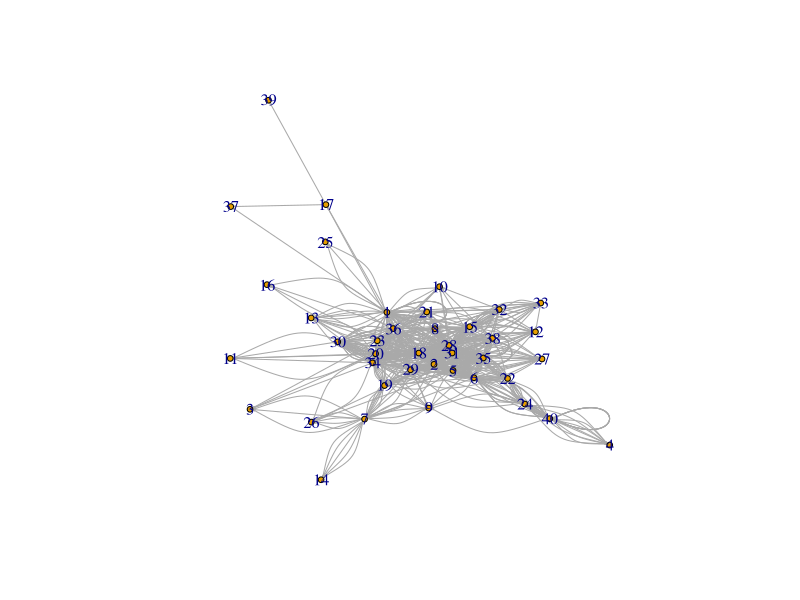
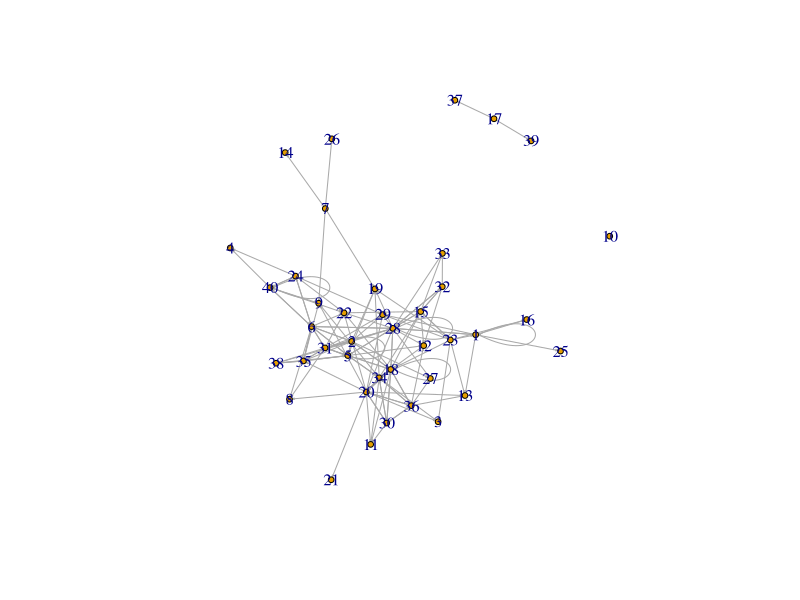
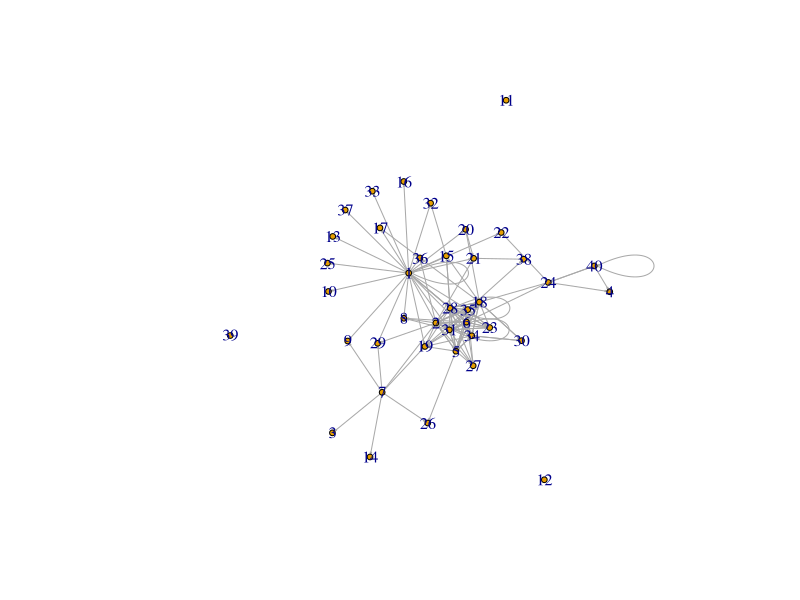
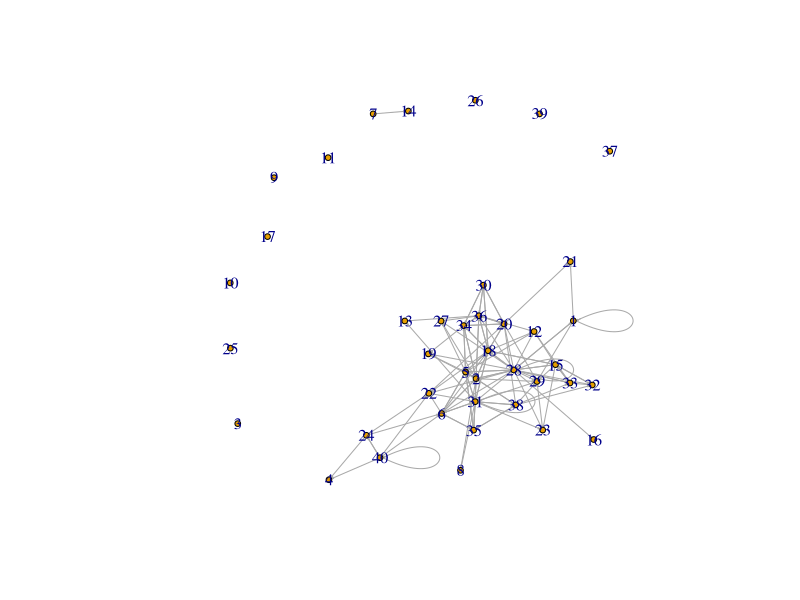
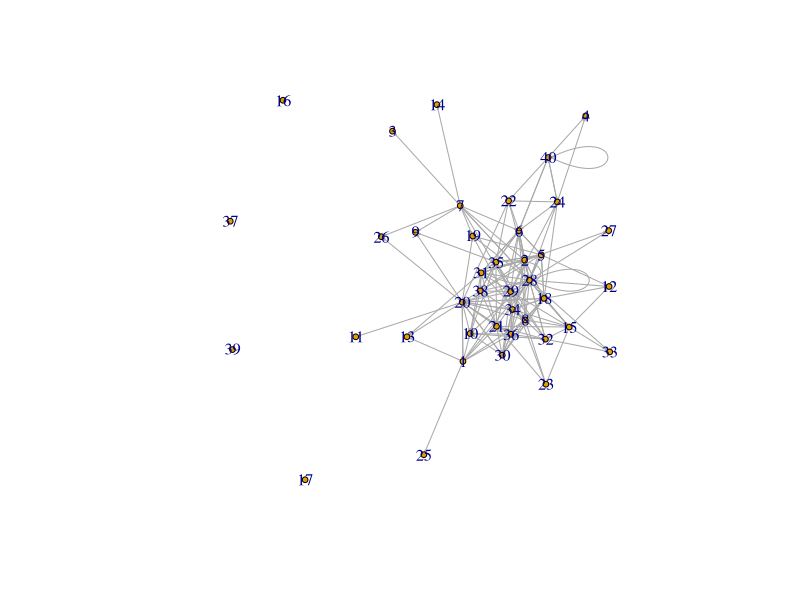
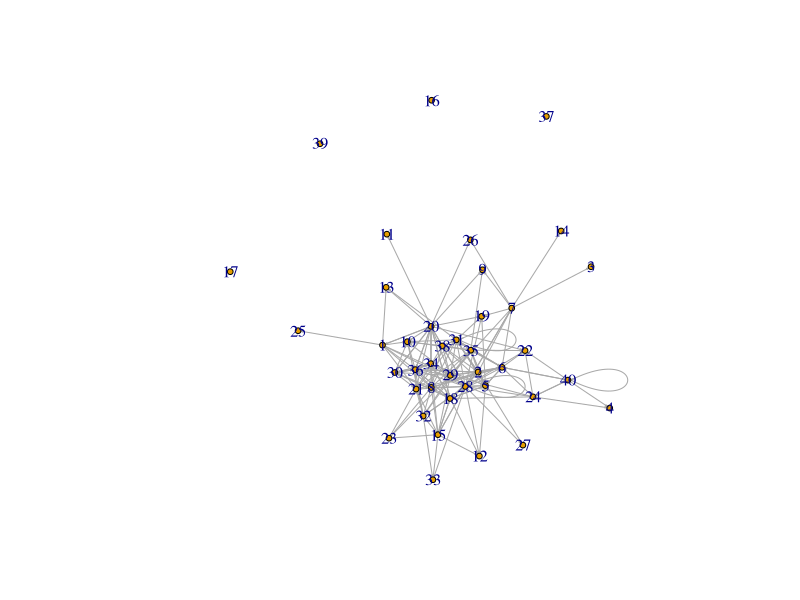

Generate these figures, in order, with R:
## ---- chunk 1
knitr::opts_chunk$set(echo = TRUE)
library(plyr)
library(readxl)
library(tidyverse)
library(network)
library(igraph)
## ---- chunk 2
#Preparing the data
network_data <- read_excel("hw10.xlsx")
# nodelist
nodelist0 <- read_excel("hw10.xlsx")[-1,]
  
colnames(nodelist0) <- c("ID",1:40, "personality")

#nodelist <- nodelist0 %>%
#  select(ID,personality) %>%
# drop_na()

# create a dataset for nodelist 
nodelist <- read_excel("for_nodelist.xlsx")

# edgelist
# out-tie is the participant
# in-ties are the people the respondent are answering questions about
# tie-type: 1) I have texted in the last 7 days, 2) I have met during my time in MBDS, 3) Is my friend,
# 4) I asked for advice/help, 5) Asks me for help/advice
 
edge <- nodelist0 %>%
  pivot_longer(col = -c(ID, personality), names_to = "in-tie", values_to = "value")  

rename(edge, c("out-tie" = "ID")) -> edge

edgelist <- separate_rows(edge, value, sep = ",")

edgelist <- edgelist %>%
  select(!personality)  

edgelist <- rename(edgelist, setNames("value","tie_type"))
 
edgelist <- edgelist %>%
  drop_na()

newnetwork <- graph_from_data_frame(d = edgelist, vertices = nodelist, directed = TRUE)
plot(newnetwork, edge.arrow.size = 0.1, vertex.size = 3)
## ---- chunk 3
#for tie-type1
#network
edgelist1 = subset(edgelist, tie_type == 1)
newnetwork1 <- graph_from_data_frame(d = edgelist1, vertices = nodelist, directed = TRUE)
plot(newnetwork1, edge.arrow.size = 0.1, vertex.size = 3)
#Degree Centrality 
degree(newnetwork1, mode="in")
centr_degree(newnetwork1, mode="in", normalized=T)
degree(newnetwork1, mode="out")
centr_degree(newnetwork1, mode="out", normalized=T)
degree(newnetwork1, mode="all")
centr_degree(newnetwork1, mode="all", normalized=T)
#Closeness Centrality
closeness(newnetwork1, mode="all", weights=NA)
#Eigenvector Centrality
eigen_centrality(newnetwork1, directed=T, weights=NA)
#Betweenness Centrality
betweenness(newnetwork1, directed=T, weights=NA)
#Similarity
assortativity_degree(newnetwork1, directed=T)
net1 <- graph_from_data_frame(d = edgelist1,vertices = nodelist,directed = TRUE)
#Remove missing values from nodelist 
net1.0 = subgraph(net1, v = nodelist$ID[!is.na(nodelist$personality)])
assortativity_degree(net1.0, directed=T)
assortativity(net1.0, V(net1.0)$personality, directed=T)
## ---- chunk 4
#for tie-type2
#network
edgelist2 = subset(edgelist, tie_type == 2)
newnetwork2 <- graph_from_data_frame(d = edgelist2, vertices = nodelist, directed = TRUE)
plot(newnetwork2, edge.arrow.size = 0.1, vertex.size = 3)
#Degree Centrality 
degree(newnetwork2, mode="in")
centr_degree(newnetwork2, mode="in", normalized=T)
degree(newnetwork2, mode="out")
centr_degree(newnetwork2, mode="out", normalized=T)
degree(newnetwork2, mode="all")
centr_degree(newnetwork2, mode="all", normalized=T)
#Closeness Centrality
closeness(newnetwork2, mode="all", weights=NA)
#Eigenvector Centrality
eigen_centrality(newnetwork2, directed=T, weights=NA)
#Betweenness Centrality
betweenness(newnetwork2, directed=T, weights=NA)
#Similarity 
assortativity_degree(newnetwork2, directed=T)
net2 <- graph_from_data_frame(d = edgelist2,vertices = nodelist,directed = TRUE)
#Remove missing values from nodelist 
net2.0 = subgraph(net2, v = nodelist$ID[!is.na(nodelist$personality)])
assortativity_degree(net2.0, directed=T)
assortativity(net2.0, V(net2.0)$personality, directed=T)
## ---- chunk 5
#for tie-type3
#network
edgelist3 = subset(edgelist, tie_type == 3)
newnetwork3 <- graph_from_data_frame(d = edgelist3, vertices = nodelist, directed = TRUE)
plot(newnetwork3, edge.arrow.size = 0.1, vertex.size = 3)
#Degree Centrality 
degree(newnetwork3, mode="in")
centr_degree(newnetwork3, mode="in", normalized=T)
degree(newnetwork3, mode="out")
centr_degree(newnetwork3, mode="out", normalized=T)
degree(newnetwork3, mode="all")
centr_degree(newnetwork3, mode="all", normalized=T)
#Closeness Centrality
closeness(newnetwork3, mode="all", weights=NA)
#Eigenvector Centrality
eigen_centrality(newnetwork3, directed=T, weights=NA)
#Betweenness Centrality
betweenness(newnetwork3, directed=T, weights=NA)
#Similarity 
assortativity_degree(newnetwork3, directed=T)
net3 <- graph_from_data_frame(d = edgelist3,vertices = nodelist,directed = TRUE)
#Remove missing values from nodelist 
net3.0 = subgraph(net3, v = nodelist$ID[!is.na(nodelist$personality)])
assortativity_degree(net3.0, directed=T)
assortativity(net3.0, V(net3.0)$personality, directed=T)
## ---- chunk 6
#for tie-type4
#network
edgelist4 = subset(edgelist, tie_type == 4)
newnetwork4 <- graph_from_data_frame(d = edgelist4, vertices = nodelist, directed = TRUE)
plot(newnetwork4, edge.arrow.size = 0.1, vertex.size = 3)
#Degree Centrality 
degree(newnetwork4, mode="in")
centr_degree(newnetwork4, mode="in", normalized=T)
degree(newnetwork4, mode="out")
centr_degree(newnetwork4, mode="out", normalized=T)
degree(newnetwork4, mode="all")
centr_degree(newnetwork4, mode="all", normalized=T)
#Closeness Centrality
closeness(newnetwork4, mode="all", weights=NA)
#Eigenvector Centrality
eigen_centrality(newnetwork4, directed=T, weights=NA)
#Betweenness Centrality
betweenness(newnetwork4, directed=T, weights=NA)
#Similarity measure
assortativity_degree(newnetwork4, directed=T)
net4 <- graph_from_data_frame(d = edgelist4,vertices = nodelist,directed = TRUE)
#Remove missing values from nodelist 
net4.0 = subgraph(net4, v = nodelist$ID[!is.na(nodelist$personality)])
assortativity_degree(net4.0, directed=T)
assortativity(net4.0, V(net4.0)$personality, directed=T)
## ---- chunk 7
#for tie-type5
#network
edgelist5 = subset(edgelist, tie_type == 5)
newnetwork5 <- graph_from_data_frame(d = edgelist5, vertices = nodelist, directed = TRUE)
plot(newnetwork4, edge.arrow.size = 0.1, vertex.size = 3)
#Degree Centrality 
degree(newnetwork5, mode="in")
centr_degree(newnetwork5, mode="in", normalized=T)
degree(newnetwork5, mode="out")
centr_degree(newnetwork5, mode="out", normalized=T)
degree(newnetwork5, mode="all")
centr_degree(newnetwork5, mode="all", normalized=T)
#Closeness Centrality
closeness(newnetwork5, mode="all", weights=NA)
#Eigenvector Centrality
eigen_centrality(newnetwork5, directed=T, weights=NA)
#Betweenness Centrality
betweenness(newnetwork5, directed=T, weights=NA)
#Similarity measure
assortativity_degree(newnetwork5, directed=T)
net5 <- graph_from_data_frame(d = edgelist5,vertices = nodelist,directed = TRUE)
#Remove missing values from nodelist 
net5.0 = subgraph(net5, v = nodelist$ID[!is.na(nodelist$personality)])
assortativity_degree(net5.0, directed=T)
assortativity(net5.0, V(net5.0)$personality, directed=T)
## ---- chunk 8
nodelist$introvert = nodelist$personality == 1

net1.1 <- graph_from_data_frame(d = edgelist1, vertices = nodelist, directed = TRUE)
net2.1 <- graph_from_data_frame(d = edgelist2, vertices = nodelist, directed = TRUE)
net3.1 <- graph_from_data_frame(d = edgelist3, vertices = nodelist, directed = TRUE)
net4.1 <- graph_from_data_frame(d = edgelist4, vertices = nodelist, directed = TRUE)
net5.1 <- graph_from_data_frame(d = edgelist5, vertices = nodelist, directed = TRUE)

net1.2 = subgraph(net1.1, v = nodelist$ID[!is.na(nodelist$introvert)])
net2.2 = subgraph(net2.1, v = nodelist$ID[!is.na(nodelist$introvert)])
net3.2 = subgraph(net3.1, v = nodelist$ID[!is.na(nodelist$introvert)])
net4.2 = subgraph(net4.1, v = nodelist$ID[!is.na(nodelist$introvert)])
net5.2 = subgraph(net5.1, v = nodelist$ID[!is.na(nodelist$introvert)])
assortativity(net1.2, V(net1.2)$introvert, directed=T) 
assortativity(net2.2, V(net2.2)$introvert, directed=T) 
assortativity(net3.2, V(net3.2)$introvert, directed=T) 
assortativity(net4.2, V(net4.2)$introvert, directed=T) 
assortativity(net5.2, V(net5.2)$introvert, directed=T) 
## ---- chunk 9
# using regression model
# DV is betweenness centrality, IV is whether introverts or extraverts
newnetwork <- graph_from_data_frame(d = edgelist, vertices = nodelist, directed = TRUE)
modeldata <- nodelist %>% 
  mutate(centrality = betweenness(newnetwork, directed=T, weights=NA))
dplyr::filter(modeldata, personality %in% c("1","3")) -> modeldata
model1 <- lm(`centrality` ~ personality, data = modeldata)
summary(model1)
